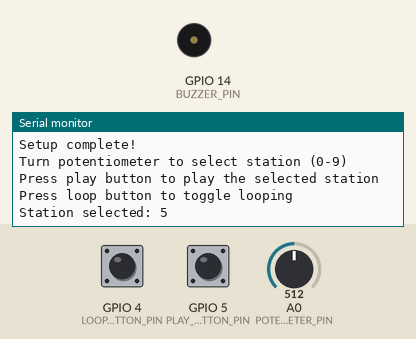
Simulated run of this sketch. Board: ESP8266 (NodeMCU). Shown: buzzer (waves = sounding, pin HIGH), the last lines printed to the serial monitor. The test bench sets the inputs (shaded band); at power-on: GPIO 5 (PLAY_BUTTON_PIN) HIGH, GPIO 4 (LOOP_BUTTON_PIN) HIGH, A0 (POTENTIOMETER_PIN) = 512. WiFi joins after 1.5 s; servers stay silent unless stated; uploads are accepted with an empty reply.

Above: at 3.7 s.
3.8 s: GPIO 5 (PLAY_BUTTON_PIN) pulled LOW for 0.15 s
At 4.7 s:
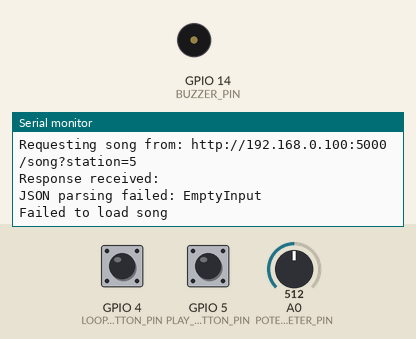
5.4 s: GPIO 4 (LOOP_BUTTON_PIN) pulled LOW for 0.15 s
At 6.6 s:
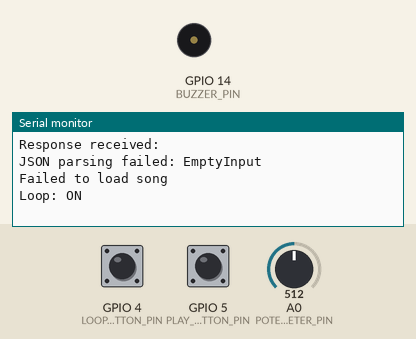
7.0 s: GPIO 4 (LOOP_BUTTON_PIN) pulled LOW for 1 s
At 7.9 s:
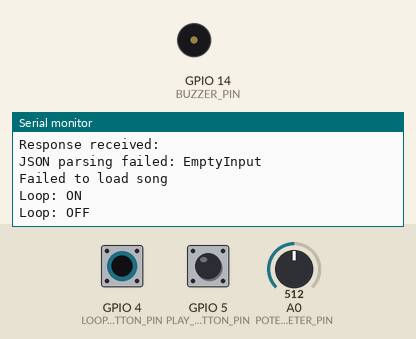

Measured:
- after the input at 3.8 s, the serial monitor: prints a new line at once (image 1)
- after the input at 5.4 s, the serial monitor: prints a new line at once (image 2)
- after the input at 7.0 s, the serial monitor: prints a new line at once (image 3)

The sketch:

esp8266_radio.ino
```cpp
/*
 * ESP8266 Radio Client
 *
 * Connects to WiFi, reads potentiometer to select station (0-9),
 * and plays songs from server when play button is pressed.
 *
 * Hardware:
 * - Buzzer on GPIO 14 (D5)
 * - Potentiometer on A0 (only analog input on ESP8266)
 * - Play button on GPIO 5 (D1) - press to play selected station
 * - Loop button on GPIO 4 (D2) - toggle loop on/off
 *
 * Configuration:
 * - Set WIFI_SSID and WIFI_PASSWORD
 * - Set SERVER_IP to your server's IP address
 */

#include <ESP8266WiFi.h>
#include <ESP8266HTTPClient.h>
#include <WiFiClient.h>
#include <ArduinoJson.h>

// WiFi credentials - UPDATE THESE
const char* WIFI_SSID = "WPI-IEEE-ARDUINO-WS";
const char* WIFI_PASSWORD = "wpiieee26";

// Server configuration - UPDATE THIS
const char* SERVER_IP = "192.168.0.100";  // Change to your server's IP
const int SERVER_PORT = 5000;
const char* SERVER_URL = "/song";

// Hardware pins
const int BUZZER_PIN = 14;          // GPIO 14 (D5)
const int POTENTIOMETER_PIN = A0;   // A0 (only ADC pin on ESP8266)
const int PLAY_BUTTON_PIN = 5;      // GPIO 5 (D1) - press to play song
const int LOOP_BUTTON_PIN = 4;      // GPIO 4 (D2) - toggle loop on/off

// Station configuration
const int NUM_STATIONS = 10;
const int POTENTIOMETER_MAX = 1023;  // ESP8266 ADC is 10-bit (0-1023)

// Song data storage
const int MAX_SONG_LENGTH = 100;
int songFrequencies[MAX_SONG_LENGTH];
int songDurations[MAX_SONG_LENGTH];
int songLength = 0;

// Station and playback state
int selectedStation = -1;  // Station selected by potentiometer
int currentNoteIndex = 0;
bool isPlaying = false;
bool loopEnabled = false;  // Loop toggle state
unsigned long lastNoteTime = 0;  // Timing for note playback

// Button state (for debouncing)
bool lastPlayButtonState = HIGH;
bool lastLoopButtonState = HIGH;

// WiFiClient instance for HTTP requests
WiFiClient wifiClient;

void setup() {
  Serial.begin(115200);
  delay(1000);

  // Configure pins
  pinMode(BUZZER_PIN, OUTPUT);
  // A0 does not need pinMode on ESP8266
  pinMode(PLAY_BUTTON_PIN, INPUT_PULLUP);  // Button with internal pull-up
  pinMode(LOOP_BUTTON_PIN, INPUT_PULLUP);  // Button with internal pull-up

  Serial.println("\nESP8266 Radio Client Starting...");

  // Connect to WiFi
  connectToWiFi();

  Serial.println("Setup complete!");
  Serial.println("Turn potentiometer to select station (0-9)");
  Serial.println("Press play button to play the selected station");
  Serial.println("Press loop button to toggle looping");
}

void loop() {
  // Check WiFi connection
  if (WiFi.status() != WL_CONNECTED) {
    Serial.println("WiFi disconnected. Reconnecting...");
    connectToWiFi();
    return;
  }

  // Read potentiometer and determine selected station
  int potValue = analogRead(POTENTIOMETER_PIN);
  int station = map(potValue, 0, POTENTIOMETER_MAX, 0, NUM_STATIONS - 1);
  station = constrain(station, 0, NUM_STATIONS - 1);

  // Update selected station if it changed
  if (station != selectedStation) {
    selectedStation = station;
    Serial.print("Station selected: ");
    Serial.println(selectedStation);
  }

  // Check play button (LOW when pressed due to pull-up)
  bool playButtonState = digitalRead(PLAY_BUTTON_PIN);
  if (playButtonState == LOW && lastPlayButtonState == HIGH) {
    // Button just pressed (debounced)
    delay(5);  // Simple debounce
    if (digitalRead(PLAY_BUTTON_PIN) == LOW) {
      playSelectedStation();
    }
  }
  lastPlayButtonState = playButtonState;

  // Check loop button (LOW when pressed due to pull-up)
  bool loopButtonState = digitalRead(LOOP_BUTTON_PIN);
  if (loopButtonState == LOW && lastLoopButtonState == HIGH) {
    // Button just pressed (debounced)
    delay(5);  // Simple debounce
    if (digitalRead(LOOP_BUTTON_PIN) == LOW) {
      toggleLoop();
    }
  }
  lastLoopButtonState = loopButtonState;

  // Play current song if we have one
  if (isPlaying && songLength > 0) {
    playSong();
  }

  delay(10);  // Small delay to prevent overwhelming the system
}

void connectToWiFi() {
  Serial.print("Connecting to WiFi: ");
  Serial.println(WIFI_SSID);

  WiFi.begin(WIFI_SSID, WIFI_PASSWORD);

  int attempts = 0;
  while (WiFi.status() != WL_CONNECTED && attempts < 20) {
    delay(500);
    Serial.print(".");
    attempts++;
  }

  if (WiFi.status() == WL_CONNECTED) {
    Serial.println("\nWiFi connected!");
    Serial.print("IP address: ");
    Serial.println(WiFi.localIP());
  } else {
    Serial.println("\nWiFi connection failed!");
  }
}

bool requestSong(int station) {
  HTTPClient http;
  String url = "http://";
  url += SERVER_IP;
  url += ":";
  url += String(SERVER_PORT);
  url += SERVER_URL;
  url += "?station=";
  url += String(station);

  Serial.print("Requesting song from: ");
  Serial.println(url);

  http.begin(wifiClient, url);  // ESP8266 requires WiFiClient as first arg
  http.setTimeout(5000);  // 5 second timeout

  int httpCode = http.GET();

  if (httpCode == HTTP_CODE_OK) {
    String payload = http.getString();
    Serial.print("Response received: ");
    Serial.println(payload);

    // Parse JSON response
    DynamicJsonDocument doc(4096);
    DeserializationError error = deserializeJson(doc, payload);

    if (error) {
      Serial.print("JSON parsing failed: ");
      Serial.println(error.c_str());
      http.end();
      return false;
    }

    // Extract frequencies and durations
    JsonArray freqArray = doc["frequencies"];
    JsonArray durArray = doc["durations"];

    if (freqArray.size() != durArray.size()) {
      Serial.println("Error: frequencies and durations arrays have different lengths");
      http.end();
      return false;
    }

    songLength = min(freqArray.size(), (size_t)MAX_SONG_LENGTH);

    for (int i = 0; i < songLength; i++) {
      songFrequencies[i] = freqArray[i].as<int>();
      songDurations[i] = durArray[i].as<int>();
    }

    Serial.print("Song loaded: ");
    Serial.print(songLength);
    Serial.println(" notes");

    http.end();
    return true;

  } else {
    Serial.print("HTTP request failed with code: ");
    Serial.println(httpCode);
    http.end();
    return false;
  }
}

void playSelectedStation() {
  if (selectedStation < 0 || selectedStation >= NUM_STATIONS) {
    Serial.println("Invalid station selected");
    return;
  }

  Serial.print("Playing station: ");
  Serial.println(selectedStation);

  // Stop current playback
  isPlaying = false;
  noTone(BUZZER_PIN);

  // Request and load song
  if (requestSong(selectedStation)) {
    isPlaying = true;
    currentNoteIndex = 0;
    lastNoteTime = millis();
    Serial.println("Song started");
  } else {
    Serial.println("Failed to load song");
  }
}

void toggleLoop() {
  loopEnabled = !loopEnabled;
  if (loopEnabled) {
    Serial.println("Loop: ON");
  } else {
    Serial.println("Loop: OFF");
  }
}

void playSong() {
  if (songLength == 0) {
    return;
  }

  unsigned long currentTime = millis();

  // Check if it's time to play the next note
  if (currentTime - lastNoteTime >= (unsigned long)songDurations[currentNoteIndex]) {
    // Stop previous note
    noTone(BUZZER_PIN);

    // Move to next note
    currentNoteIndex++;

    // Check if we've reached the end of the song
    if (currentNoteIndex >= songLength) {
      if (loopEnabled) {
        // Loop back to beginning
        currentNoteIndex = 0;
        Serial.println("Song looped");
      } else {
        // Stop playing
        isPlaying = false;
        currentNoteIndex = 0;
        Serial.println("Song finished");
        return;
      }
    }

    // Play current note (skip if frequency is 0, which represents a rest)
    int freq = songFrequencies[currentNoteIndex];
    if (freq > 0) {
      tone(BUZZER_PIN, freq);
    } else {
      noTone(BUZZER_PIN);
    }

    lastNoteTime = currentTime;
  }
}
```
